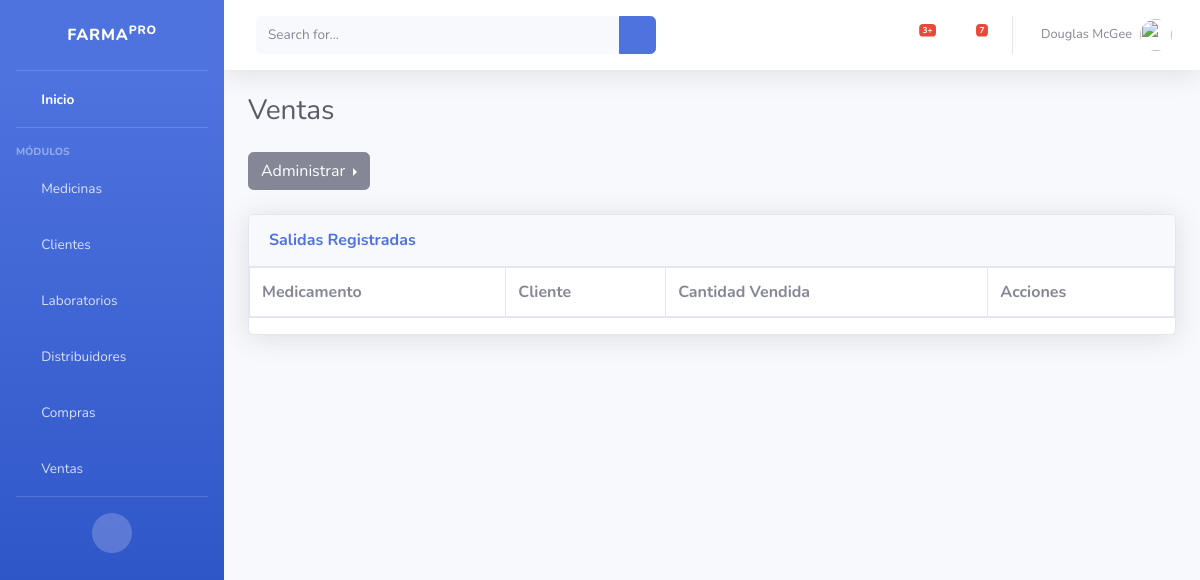
The page /salidas/ on the database as committed earlier.
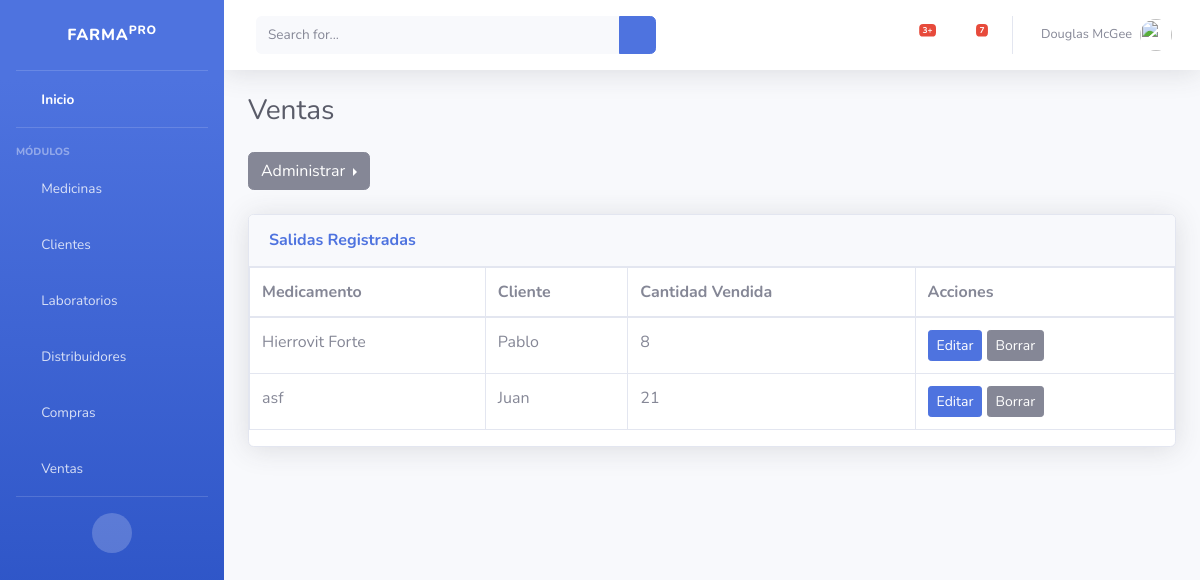
The same page on the database as committed later.
### salidas/models.py (models this page shows)
class Salida(models.Model):
    updated = models.DateTimeField(auto_now = True)
    created = models.DateTimeField(auto_now_add = True)
    medicamento = models.ForeignKey(Medicina, on_delete = models.CASCADE, verbose_name="Medicamento")
    cliente = models.ForeignKey(Cliente, on_delete = models.CASCADE, verbose_name="Cliente")
    cantidad_venta = models.IntegerField (verbose_name="Cantidad")

### medicamentos/models.py (models this page shows)
class Medicina (models.Model):
    nombre_comercial = models.CharField(max_length=100, verbose_name="Nombre", blank=False, null=False, unique=True)
    dci = models.CharField(max_length=100, verbose_name="DCI", blank=False, null=False, unique=True)
    forma_farmaceutica = models.CharField(max_length=50, verbose_name="Forma Farmacéutica", blank=False, null=False)
    laboratorio = models.ForeignKey(Laboratorio,on_delete=models.CASCADE, verbose_name="Laboratorio")
    cantidad_unidades = models.IntegerField(verbose_name="Cantidad", blank=False, null=False )
    precio = models.DecimalField(max_digits = 5, decimal_places = 2,verbose_name="Precio Unidad", blank=False, null=False)
    fecha_ingreso = models.DateTimeField(auto_now_add=True, verbose_name="Fecha de Ingreso")
    fecha_expiracion = models.DateField(verbose_name="Fecha de Expiración", blank=False, null=False)
    fecha_modificacion = models.DateTimeField(auto_now=True, verbose_name="Última Modificación")
    class Meta:
        verbose_name = "Medicina"
        verbose_name_plural = "Medicinas"
    def __str__(self):
        return self.nombre_comercial #+ " con fecha: " + str(self.created) - Se muestra en la vista de Admin solo el atributo especificado

### clientes/models.py (models this page shows)
class Cliente(models.Model):
    cedula = models.CharField(max_length = 10, verbose_name="Cédula")
    nombre_cliente = models.CharField(max_length = 50, verbose_name="Nombre")
    apellido_cliente = models.CharField(max_length = 50, verbose_name="Apellido")
    direccion_cliente = models.CharField(max_length = 50, verbose_name="Dirección")
    ciudad_cliente = models.CharField(max_length = 20, verbose_name="Ciudad")
    telefono_cliente = models.CharField(max_length = 10,verbose_name="teléfono")
    correo_cliente = models.EmailField(max_length = 50, verbose_name="Correo")
    created = models.DateTimeField(auto_now_add = True)
    updated = models.DateTimeField(auto_now = True)
    class Meta:
        verbose_name = "Cliente"
        verbose_name_plural = "Clientes"
    def __str__(self):
        return self.nombre_cliente #+ " con fecha: " + str(self.created) - Se muestra en la vista de Admin solo el atributo especificado

### salidas/views.py (the view)
# urls.py: path("", SalidaListView.as_view(), name="salidas"),
class SalidaListView(ListView):
    model = Salida

### salidas/templates/salidas/salida_list.html
{% extends 'core/base.html' %}
{% block cabecera %}
Ventas
{% endblock %}
{% block pie %}
{% include 'salidas/salida_menu.html'%}
<div class="card shadow mb-4">
  <div class="card-header py-3">
      <h6 class="m-0 font-weight-bold text-primary">Salidas Registradas</h6>
  </div>
      <div class="table-responsive">
<table class="table table-bordered" id="dataTable" width="100%" cellspacing="0">
<thead>
    <tr>
      <th scope="col">Medicamento</th>
      <th scope="col">Cliente</th>
      <th scope="col">Cantidad Vendida</th>
      <th scope="col">Acciones</th>
    </tr>
  </thead>
    <tbody>
      {% for salida in object_list %}
    <tr>
      <td>{{salida.medicamento}}</td>
      <td>{{salida.cliente}}</td>
      <td>{{salida.cantidad_venta}}</td>
        <td>
          <a href="{% url 'salidas:update' salida.id %}" class="btn btn-sm btn-primary">Editar</a>
          <a href="{% url 'salidas:delete' salida.id %}" class="btn btn-secondary btn-sm">Borrar</a>
        </td>
    </tr>
    {% endfor %}
    </tbody>
</table>
{% endblock %}

Rows that differ between the two databases and show on the page:
added Salida: medicamento "Hierrovit Forte", cliente "Pablo", cantidad_venta "8"
added Salida: medicamento "asf", cliente "Juan", cantidad_venta "21"
